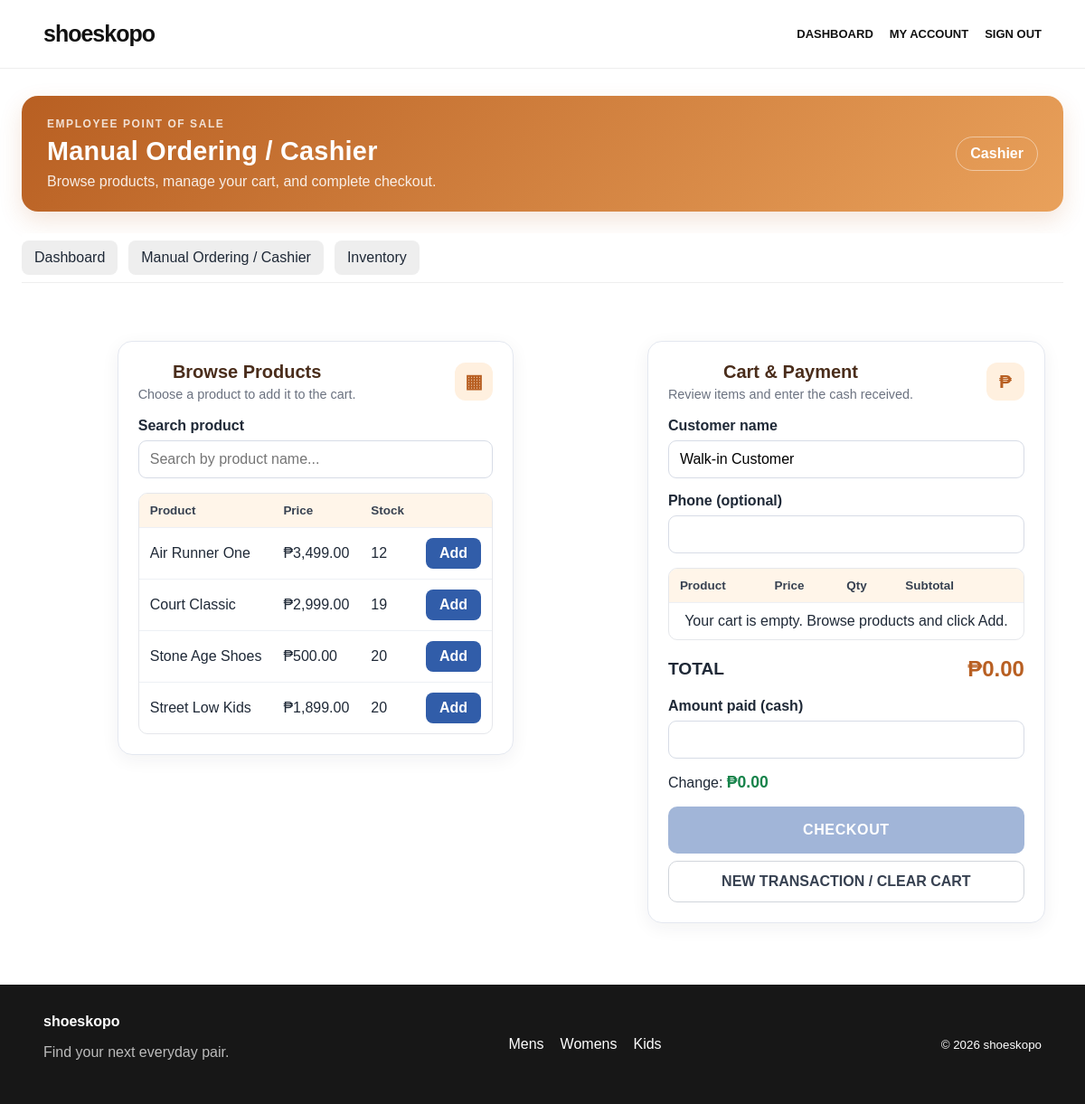
Before: /employee/manual_order.php (signed in) with the older database file.
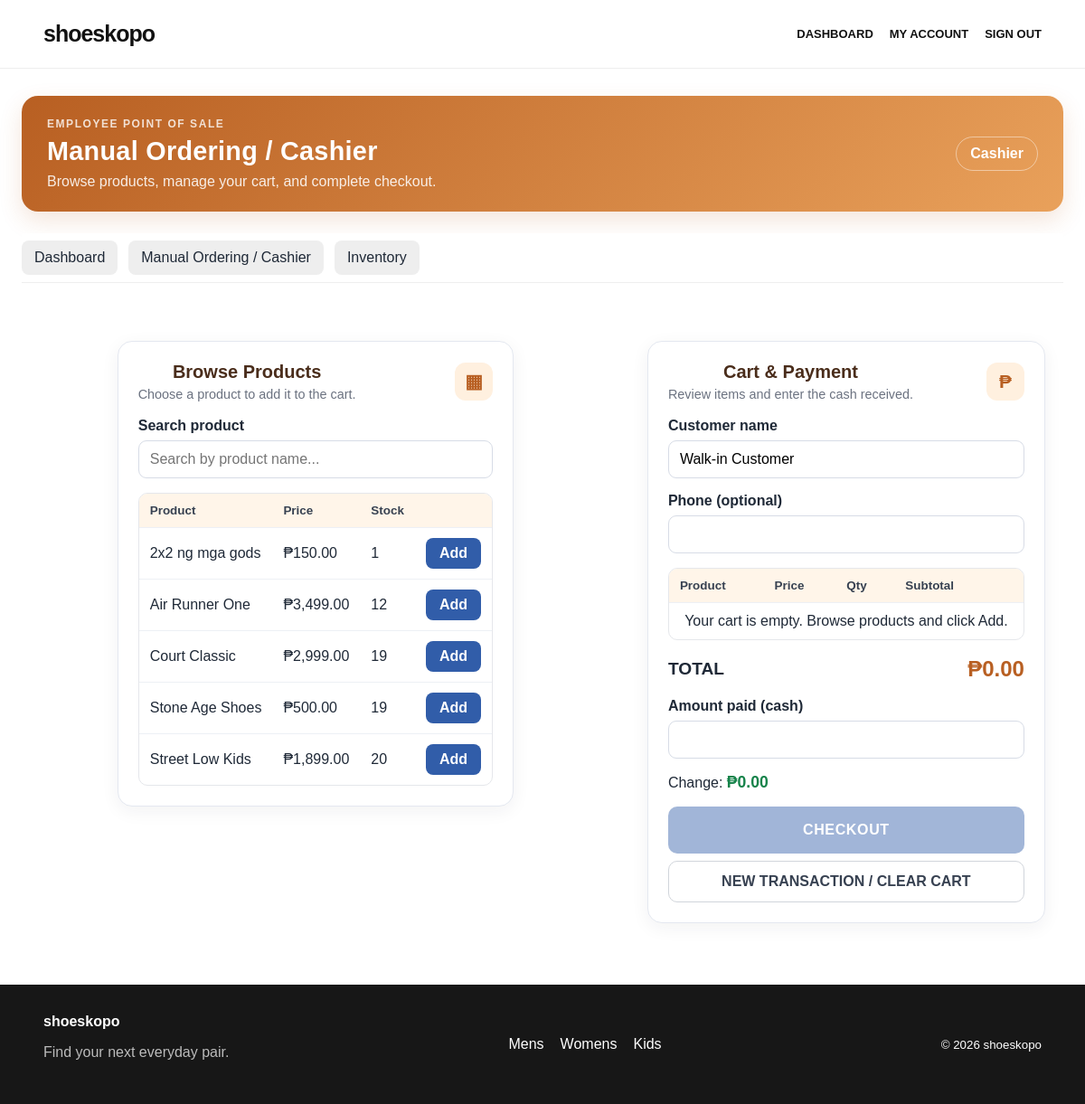
After: the same page with the newer database file.
### tables this page shows
CREATE TABLE `products` (
  `id` int(11) NOT NULL,
  `category_id` int(11) DEFAULT NULL,
  `name` varchar(180) NOT NULL,
  `description` text DEFAULT NULL,
  `price` decimal(10,2) NOT NULL DEFAULT 0.00,
  `image_url` varchar(500) DEFAULT NULL,
  `audience` enum('men','women','kids','all') NOT NULL DEFAULT 'all',
  `sizes` varchar(255) DEFAULT NULL,
  `stock` int(11) NOT NULL DEFAULT 0,
  `is_featured` tinyint(1) NOT NULL DEFAULT 0,
  `created_at` timestamp NOT NULL DEFAULT current_timestamp()
);

### includes/functions.php (called while the page is built, shortened)
<?php
function e(?string $value): string {
    return htmlspecialchars($value ?? '', ENT_QUOTES, 'UTF-8');
}
function money($amount): string {
    return '₱' . number_format((float)$amount, 2);
}

### employee/manual_order.php (the view, shortened to what this page needs)
<?php
require_once __DIR__ . '/../config/db.php';
require_once __DIR__ . '/../includes/functions.php';
$products = $pdo->query(
    'SELECT id, name, price, stock
     FROM products
     ORDER BY name'
)->fetchAll();
include __DIR__ . '/../includes/header.php';
?>
<div class="admin-shell cashier-page">
    <div class="cashier-heading"><div><p class="cashier-eyebrow">EMPLOYEE POINT OF SALE</p><h1>Manual Ordering / Cashier</h1><p class="cashier-subtitle">Browse products, manage your cart, and complete checkout.</p></div><div class="cashier-tag">Cashier</div></div>
    <nav class="admin-nav">
        <a href="index.php">Dashboard</a>
        <a href="manual_order.php">Manual Ordering / Cashier</a>
        <a href="inventory.php">Inventory</a>
    </nav>
    <div class="pos-layout" style="display:grid;grid-template-columns:minmax(0,1.15fr) minmax(320px,.85fr);gap:20px;align-items:start;margin-top:20px">
      <section class="form-wrap cashier-card">
        <div class="section-heading"><div><h2>Browse Products</h2><p>Choose a product to add it to the cart.</p></div><span class="section-icon">▦</span></div>
        <div class="field">
          <label for="productSearch">Search product</label>
          <input id="productSearch" type="search" placeholder="Search by product name..." autocomplete="off">
        </div>
        <div class="table-wrap">
          <table class="data-table" id="productTable">
            <thead><tr><th>Product</th><th>Price</th><th>Stock</th><th> </th></tr></thead>
            <tbody>
            <?php foreach ($products as $product): ?>
              <tr data-name="<?= e(strtolower($product['name'])) ?>">
                <td><?= e($product['name']) ?></td>
                <td><?= money($product['price']) ?></td>
                <td><?= (int)$product['stock'] ?></td>
                <td><button type="button" class="btn btn-blue add-product"
                    data-id="<?= (int)$product['id'] ?>"
                    data-name="<?= e($product['name']) ?>"
                    data-price="<?= e((string)$product['price']) ?>"
                    data-stock="<?= (int)$product['stock'] ?>"
                    <?= (int)$product['stock'] < 1 ? 'disabled' : '' ?>>Add</button></td>
              </tr>
            <?php endforeach; ?>
            </tbody>
          </table>
        </div>
      </section>
      <section class="form-wrap cashier-card payment-card">
        <div class="section-heading"><div><h2>Cart &amp; Payment</h2><p>Review items and enter the cash received.</p></div><span class="section-icon">₱</span></div>
        <form method="post" id="checkoutForm">
          <div class="field">
            <label for="customer_name">Customer name</label>
            <input id="customer_name" name="customer_name" required value="<?= e($_POST['customer_name'] ?? 'Walk-in Customer') ?>">
          </div>
          <div class="field">
            <label for="customer_phone">Phone (optional)</label>
            <input id="customer_phone" name="customer_phone" value="<?= e($_POST['customer_phone'] ?? '') ?>">
          </div>
          <div class="table-wrap">
            <table class="data-table" id="cartTable">
              <thead><tr><th>Product</th><th>Price</th><th>Qty</th><th>Subtotal</th><th></th></tr></thead>
              <tbody id="cartBody"><tr id="emptyCart"><td colspan="5" style="text-align:center">Your cart is empty. Browse products and click Add.</td></tr></tbody>
            </table>
          </div>
          <div style="display:flex;justify-content:space-between;align-items:center;margin:18px 0;font-size:1.2rem">
            <strong>TOTAL</strong><strong id="cartTotal">₱0.00</strong>
          </div>
          <div class="field">
            <label for="cash_received">Amount paid (cash)</label>
            <input id="cash_received" name="cash_received" type="number" min="0" step="0.01" required value="<?= e($_POST['cash_received'] ?? '') ?>">
          </div>
          <p>Change: <strong id="changeDue">₱0.00</strong></p>
          <button type="submit" class="btn btn-blue" style="width:100%;padding:14px" id="checkoutButton" disabled>CHECKOUT</button>
          <button type="button" class="btn" id="clearCart" style="width:100%;margin-top:8px">NEW TRANSACTION / CLEAR CART</button>
        </form>
      </section>
    </div>
<?php include __DIR__ . '/../includes/footer.php'; ?>

Changed rows visible on the page:
added products: name "2x2 ng mga gods", price "₱150.00", stock "1"
changed products "Stone Age Shoes": stock "20" → "19"
